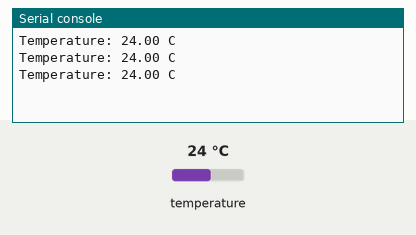
Bench run of a program on a simulated Raspberry Pi Pico running CircuitPython. Shown: the last lines printed to the serial console. The inputs (shaded band) are chosen by the test bench; at power-on: temperature 24 °C.

Above: at 1.2 s.
1.3 s: temperature set to 12 °C
At 1.9 s:
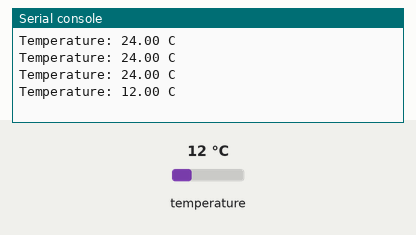
2.8 s: temperature set to 19 °C
At 3.4 s:
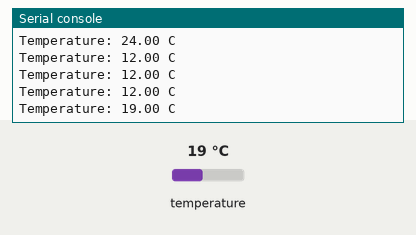
Timing chart, 0 to 5.8 s (numbered marks = the images above; inputs shaded):
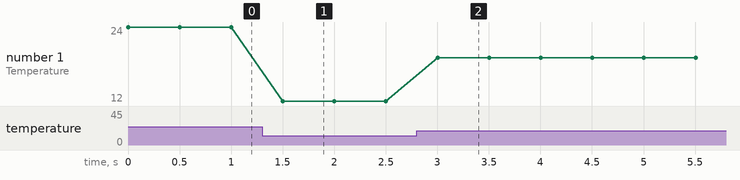

Measured:
- after the input at 1.3 s, the serial console: prints a new line after 0.20 s (image 1)
- after the input at 2.8 s, the serial console: prints a new line after 0.20 s (image 2)
- plotted number 1: 24 → 12 after the input at 1.3 s, 12 → 19 after the input at 2.8 s

The program:

pct2075.py
```python
import time
import board
import adafruit_pct2075
import busio

# Create sensor object, communicating over the board's default I2C bus
i2c = busio.I2C(scl=board.GP1, sda=board.GP0)
pct = adafruit_pct2075.PCT2075(i2c)

while True:
    print("Temperature: %.2f C" % pct.temperature)
    time.sleep(0.5)
```
